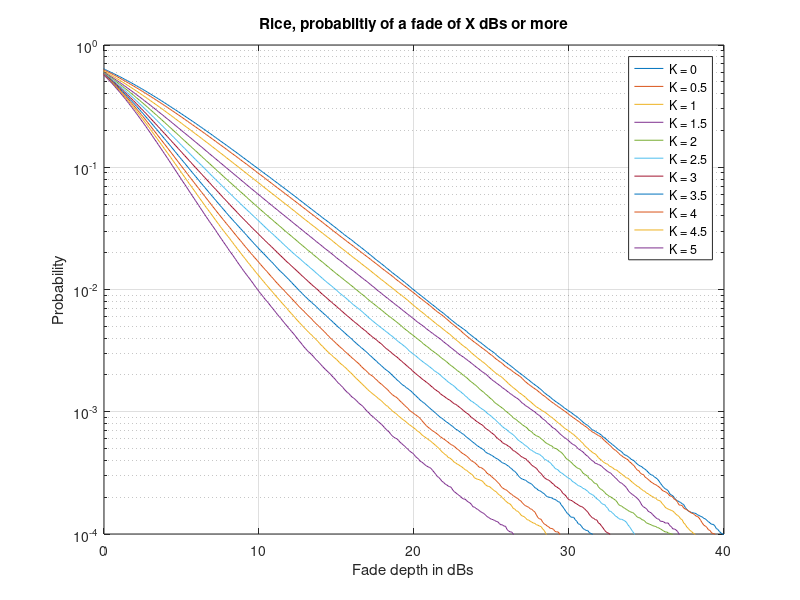

Reproduce this figure in MATLAB.
%% Rayleigh calculated probability of fade:
%
% Copyright 2014 Oticon A/S
% SPDX-License-Identifier: Apache-2.0

Nsamples = 1e6;
Rayleigh_Gen = (randn(1,Nsamples) + 1j*randn(1,Nsamples))/sqrt(2);
%hist(abs(Rayleigh_Gen),0:0.02:5);

RaydB = 20*log10(abs(Rayleigh_Gen));
[pdf, bins] = hist(RaydB,-100:0.1:10);
hold off;
%plot(bins,pdf);
CDF = cumsum(pdf)/length(RaydB);
semilogy(-bins,CDF,'DisplayName','calc');
xlim([0 40]);
ylim([1e-4 1]);
grid on;
ylabel('Probability');
xlabel('Fade depth in dBs');
title('Rayleigh (NLOS), probabiltiy of a fade of X dBs or more');


%% theoretical probability of a rayleigh fade
dips = 0:-1:-40; %dBs
Prob = 1-exp(-10.^(dips/10));
hold all;
semilogy(-dips,Prob,'DisplayName','theo');
ylabel('Probability');
xlabel('Fade depth in dBs');
title('Rayleigh (NLOS), probabiltiy of a fade of X dBs or more');
grid on;
legend show;


%% meas probability of fade of a Rice
hold off;
for K = 0:0.5:5
    Nsamples = 1e6;
    
    taps_gain = sqrt( 1 / ( 2* ( 1 + K ) ) ); %== gausians std (not std^2)
    rice_offset = sqrt(K / ( 1 + K)); %in amplitude

    Rice_Gen = (randn(1,Nsamples) + 1j*randn(1,Nsamples))*taps_gain + rice_offset;
    %hist(abs(Rice_Gen),0:0.02:5);

    RicedB = 20*log10(abs(Rice_Gen));
    [pdf, bins] = hist(RicedB,-100:0.1:10);
    %plot(bins,pdf);
    CDF = cumsum(pdf)/length(RicedB);
    semilogy(-bins,CDF,'DisplayName',['K = ' num2str(K)]);
    xlim([0 40]);
    ylim([1e-4 1]);
    grid on;
    hold all;
end
legend show
xlabel('Fade depth in dBs');
ylabel('Probability');
title('Rice, probabiltiy of a fade of X dBs or more');

